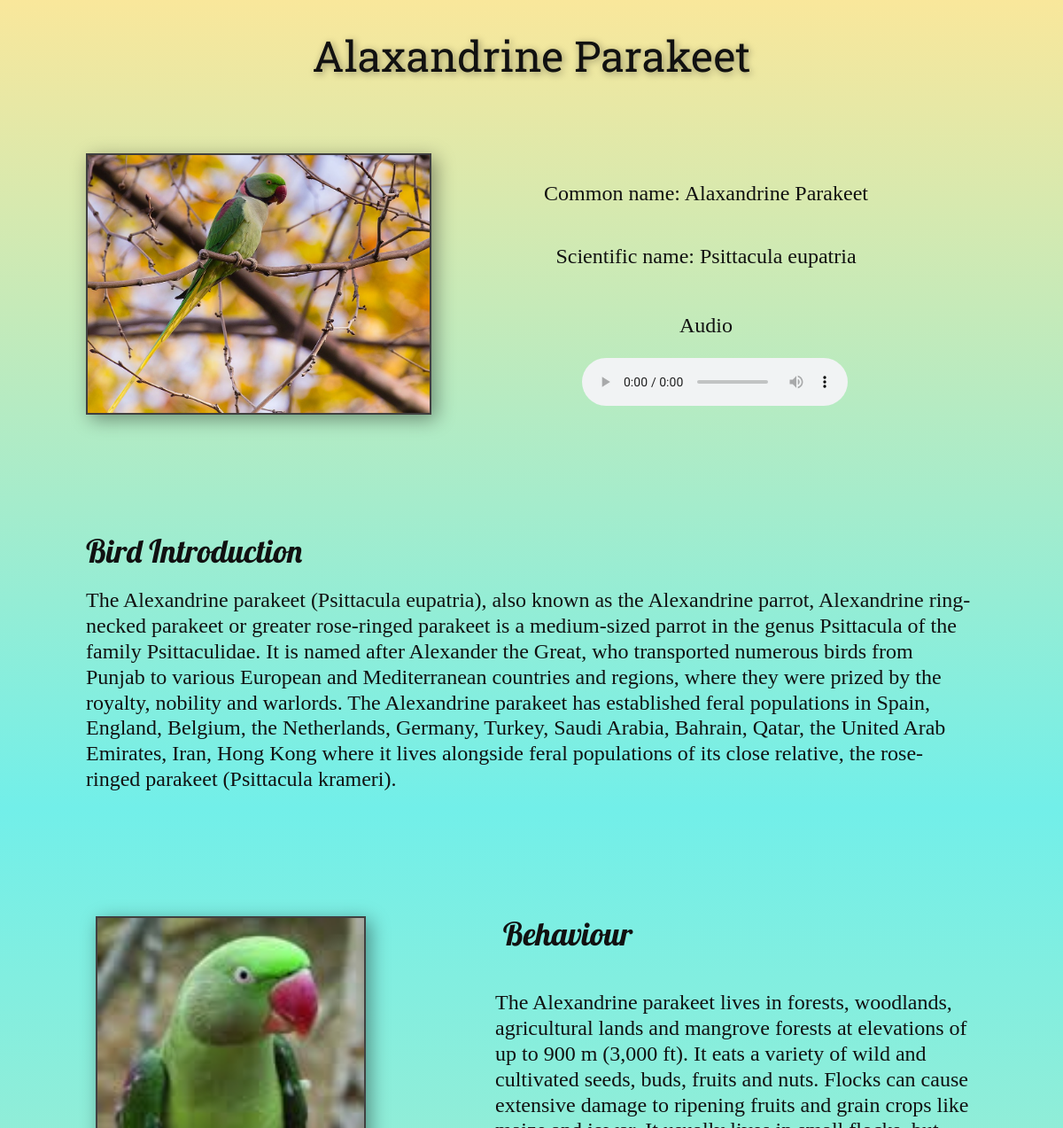
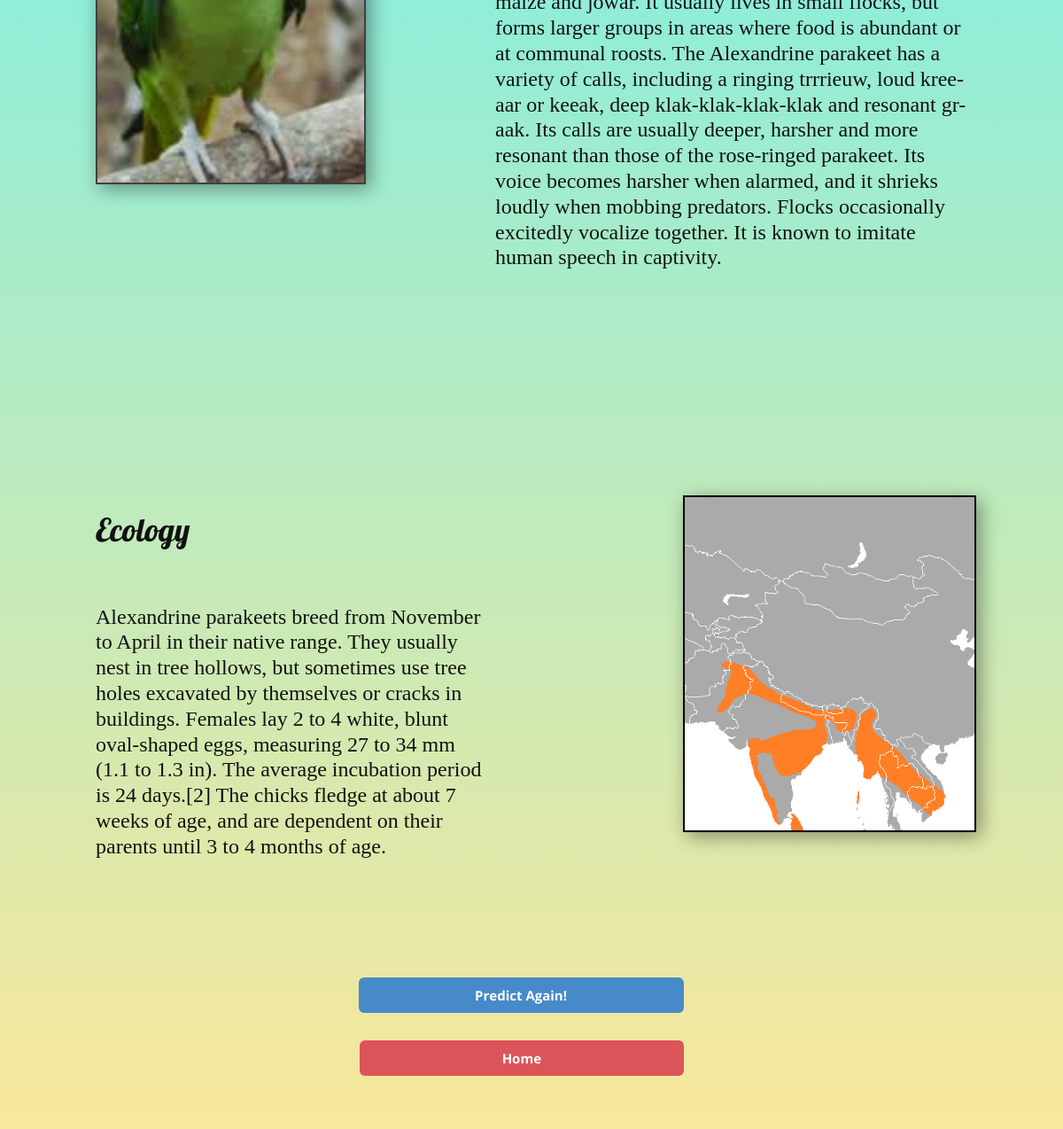
/result/ALEXANDRINE-PARAKEET, run on the app's committed database (2 pictures, top to bottom).
### FindBird/models.py (models this page shows, shortened)
class Bird(models.Model):
    bird_id = models.IntegerField(primary_key= True)
    slug = models.CharField(max_length=50)
    search_name = models.CharField(max_length=50, default="")
    Original_Name = models.CharField(max_length=50)
    Biological_Name = models.CharField(max_length=50)
    paragraph = models.TextField(default=None)
    paragraph2 = models.TextField(default=None)
    paragraph3 = models.TextField(default=None)
    image1 = models.ImageField(upload_to="FindBird/image1", default="")
    image2 = models.ImageField(upload_to="FindBird/image2", default="")
    map1 = models.ImageField(upload_to="FindBird/map", default="")
    record = models.FileField(upload_to="FindBird/audio", default="")

### FindBird/views.py (the view)
# urls.py: path('result/<str:slug>', views.result, name="ResultPage"),
def result(request, slug):
    obj = Bird.objects.filter(slug=slug)
    return render(request, 'FindBird/Result3.html', {'i' : obj[0]})

### templates/FindBird/Result3.html (shortened to what this page needs)
{% load static %}
<!DOCTYPE html>
<html style="font-size: 16px;">
  <head>
    <link rel="stylesheet" href="{% static 'css/Result_sheet.css' %}" media="screen">
<link rel="stylesheet" href="{% static 'css/Result.css' %}" media="screen">
  </head>
  <body class="u-body">
    <section class="u-align-left u-clearfix u-gradient u-section-1" id="sec-67e6">
      <div class="u-clearfix u-sheet u-sheet-1">
        <h1 class="u-align-center u-custom-font u-font-roboto-slab u-text u-text-1" data-animation-name="zoomIn" data-animation-duration="1000" data-animation-delay="0" data-animation-direction="">{{i.Original_Name}}</h1>
        <img src="/media/{{i.image1}}" alt="" class="u-border-2 u-border-grey-75 u-image u-image-default u-image-1" data-image-width="1000" data-image-height="667">
        <h4 class="u-align-center u-custom-font u-font-georgia u-text u-text-2">Common name: {{i.Original_Name}}</h4>
        <h4 class="u-align-center u-custom-font u-font-georgia u-text u-text-3">Scientific name: {{i.Biological_Name}}</h4>
        <h4 class="u-align-center u-custom-font u-font-georgia u-text u-text-4">Audio</h4>
        <div class="u-clearfix u-custom-html u-custom-html-1">
          <audio controls="">
            <source src="/media/{{i.record}}">
          </audio>
        </div>
        <h2 class="u-align-left u-custom-font u-font-lobster u-text u-text-5">Bird Introduction</h2>
        <h4 class="u-align-left u-custom-font u-font-georgia u-text u-text-6">{{i.paragraph}}
        </h4>
      </div>
    </section>
    <section class="u-clearfix u-gradient u-section-2" id="sec-f639">
      <div class="u-clearfix u-sheet u-sheet-1">
        <h2 class="u-align-center u-custom-font u-font-lobster u-text u-text-1">&nbsp;Behaviour </h2>
        <img src="/media/{{i.image2}}" alt="" class="u-border-2 u-border-grey-75 u-image u-image-default u-image-1" data-image-width="1000" data-image-height="667">
        <h4 class="u-custom-font u-font-georgia u-text u-text-2">{{i.paragraph2}}
        </h4>
        <h2 class="u-custom-font u-font-lobster u-text u-text-3">Ecology </h2>
        <h4 class="u-custom-font u-font-georgia u-text u-text-4">{{i.paragraph3}}</h4>
        <img src="/media/{{i.map1}}" alt="" class="u-border-2 u-border-black u-image u-image-default u-image-2" data-image-width="1000" data-image-height="667">
        <a href="{% url 'submit' %}" class="u-btn u-btn-round u-button-style u-hover-palette-1-light-1 u-palette-1-base u-radius-6 u-btn-1">Predict Again!</a>
        <a href="{% url 'IndexPage' %}" class="u-align-center u-btn u-btn-round u-button-style u-hover-palette-2-light-1 u-palette-2-base u-radius-6 u-btn-2">Home</a>
      </div>
    </section>
  </body>
</html>

### static/css/Result.css (style rules this page uses)
.u-section-1 { background-image: linear-gradient(#f9e79b, #72efe9); }
.u-section-1 .u-sheet-1 { min-height: 878px; }
.u-section-1 .u-text-1 { width: 822px; text-shadow: 2px 2px 8px rgba(0,0,0,0.4); animation-duration: 1000ms; margin: 37px auto 0; }
.u-section-1 .u-image-1 { width: 390px; height: 295px; box-shadow: 5px 5px 20px 0 rgba(0,0,0,0.4); margin: 83px auto 0 67px; }
.u-section-1 .u-text-2 { margin: -264px 176px 0 570px; }
.u-section-1 .u-text-3 { margin: 42px 176px 0 570px; }
.u-section-1 .u-text-4 { margin: 50px 176px 0 570px; }
.u-section-1 .u-custom-html-1 { min-height: 39px; margin: 22px 214px 0 627px; }
.u-section-1 .u-text-5 { margin: 136px 671px 0 67px; }
.u-section-1 .u-text-6 { margin: 22px 67px 17px; }
.u-section-2 { background-image: linear-gradient(#72efe9, #f9e79b); }
.u-section-2 .u-sheet-1 { min-height: 1607px; }
.u-section-2 .u-text-1 { font-size: 2.25rem; margin: 123px 455px 0 529px; }
.u-section-2 .u-image-1 { width: 305px; height: 447px; box-shadow: 5px 5px 20px 0 rgba(0,0,0,0.4); margin: -39px auto 0 78px; }
.u-section-2 .u-text-2 { margin: -364px 68px 0 529px; }
.u-section-2 .u-text-3 { margin: 273px 793px 0 78px; }
.u-section-2 .u-text-4 { margin: 64px 617px 0 78px; }
.u-section-2 .u-image-2 { width: 331px; height: 380px; box-shadow: 5px 5px 20px 0 rgba(0,0,0,0.4); margin: -411px 68px 0 auto; }
.u-section-2 .u-btn-1 { border-style: none; font-weight: 700; font-size: 0.9375rem; margin: 164px 398px 0 auto; padding: 8px 132px 8px 131px; }
.u-section-2 .u-btn-2 { border-style: none; font-weight: 700; font-size: 0.9375rem; background-image: none; margin: 31px 398px 60px auto; padding: 8px 161px; }

### data on the page
Bird: Original_Name "Alaxandrine Parakeet", image1 (picture), Biological_Name "Psittacula eupatria", paragraph "The Alexandrine parakeet (Psittacula eupatria), also known as the Alexandrine parrot, Alexandrine ring-necked parakeet or greater rose-ringed parakeet is a medium-sized parrot in the genus Psittacula of the family Psittaculidae. It is named after Alexander the Great, who transported numerous birds from Punjab to various European and Mediterranean countries and regions, where they were prized by the royalty, nobility and warlords. The Alexandrine parakeet has established feral populations in Spain, England, Belgium, the Netherlands, Germany, Turkey, Saudi Arabia, Bahrain, Qatar, the United Arab Emirates, Iran, Hong Kong where it lives alongside feral populations of its close relative, the…", image2 (picture), paragraph2 "The Alexandrine parakeet lives in forests, woodlands, agricultural lands and mangrove forests at elevations of up to 900 m (3,000 ft). It eats a variety of wild and cultivated seeds, buds, fruits and nuts. Flocks can cause extensive damage to ripening fruits and grain crops like maize and jowar. It usually lives in small flocks, but forms larger groups in areas where food is abundant or at communal roosts. The Alexandrine parakeet has a variety of calls, including a ringing trrrieuw, loud kree-aar or keeak, deep klak-klak-klak-klak and resonant gr-aak. Its calls are usually deeper, harsher and more resonant than those of the rose-ringed parakeet. Its voice becomes harsher when alarmed, and…", paragraph3 "Alexandrine parakeets breed from November to April in their native range. They usually nest in tree hollows, but sometimes use tree holes excavated by themselves or cracks in buildings. Females lay 2 to 4 white, blunt oval-shaped eggs, measuring 27 to 34 mm (1.1 to 1.3 in). The average incubation period is 24 days.[2] The chicks fledge at about 7 weeks of age, and are dependent on their parents until 3 to 4 months of age.", map1 (picture)
